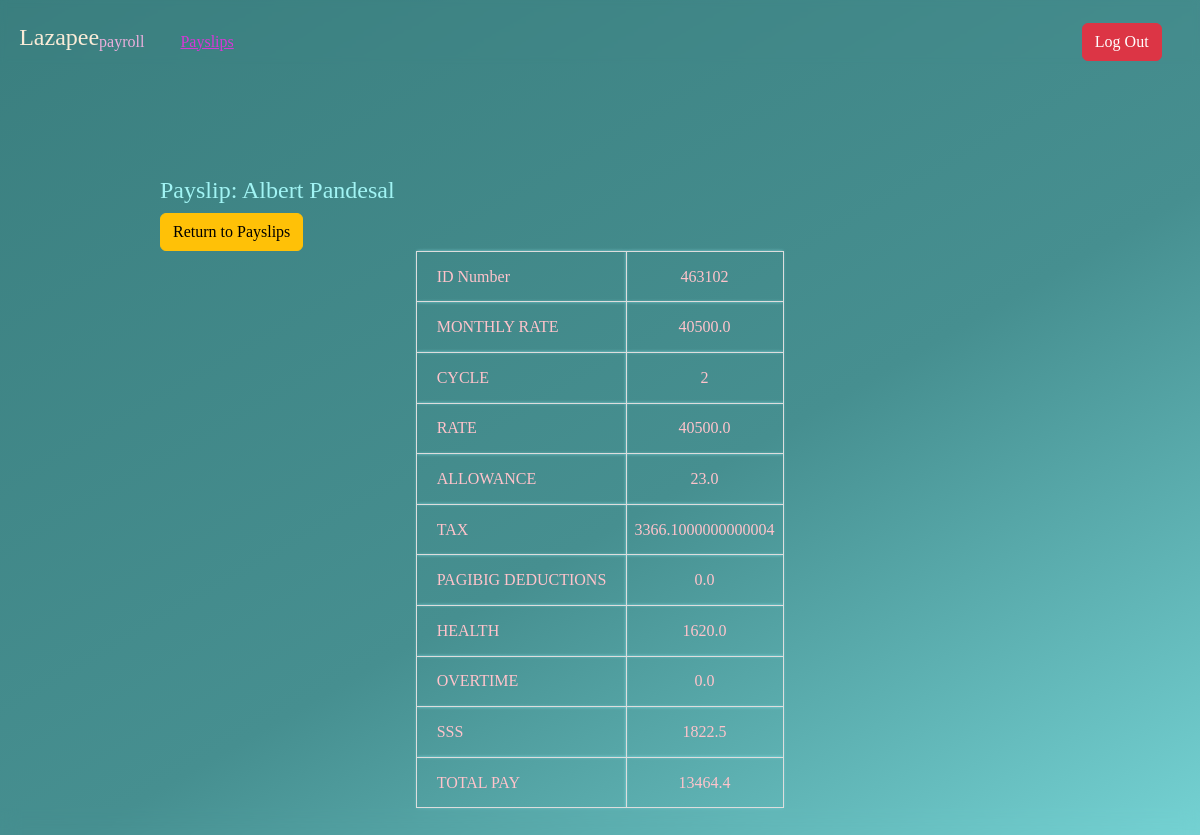
/payDetails/23/ (signed in), run on the app's committed database.
### payroll_app/models.py (models this page shows, shortened)
class Payslip(models.Model):
    id_number = models.ForeignKey(Employee, on_delete=models.CASCADE)
    month = models.CharField(max_length=100)
    year = models.CharField(max_length=100)
    pay_cycle = models.IntegerField(default=0)
    rate = models.FloatField()
    monthlyRate = models.FloatField()
    earnings_allowance = models.FloatField(null=True, blank=True)
    deductions_tax = models.FloatField(null=True, blank=True)
    deductions_health = models.FloatField(null=True, blank=True)
    pag_ibig = models.FloatField(null=True, blank=True)
    overtime = models.FloatField(null=True, blank=True)
    total_pay = models.FloatField()
    sss = models.FloatField(null=True, blank=True)

class Employee(models.Model):
    name = models.CharField(max_length=255)
    id_number = models.CharField(max_length=255)
    rate = models.FloatField()
    overtime_pay = models.FloatField(null=True, blank=True)
    allowance = models.FloatField(null=True, blank=True)

### payroll_app/views.py (the view)
# urls.py: path('payDetails/<int:pk>/', views.payDetails, name = 'payDetails')
@login_required(login_url='log_in')
def payDetails(request, pk):
    payslip = get_object_or_404(Payslip, pk=pk)
    return render(request, 'payroll_app/payDetails.html', {'payslip': payslip,
                                                           })

### payroll_app/templates/payroll_app/payDetails.html (shortened to what this page needs)
{% extends 'payroll_app/base.html' %}
{% block header %}
    <nav class="header">
        <div class="title" style="display: flex">
            <h1>Lazapee</h1>
            <payroll style="color: rgb(236, 175, 221);">payroll</h3>
            <a href="" class="payslips"> Payslips </a>
        </div>
        <div class="buttons" >
            <a href="{% url 'log_out' %}" class="btn btn-danger">Log Out</a>
        </div>
    </nav>
{% endblock %}
{% block form %}
    <div class="deets" >
        <div class="title">
            <h1 style="color: rgb(161, 244, 244);">
                Payslip: {{payslip.id_number.name}}
            </h1>
        </div>
        <table class="slip">
            <tr>
                <td> ID Number </td>
                <td>{{payslip.id_number.id_number}}</td>
            </tr>
             <tr>
                <td> MONTHLY RATE </td>
                <td>{{payslip.monthlyRate}}</td>
            </tr>
            <tr>
                <td> CYCLE </td>
                <td>{{payslip.pay_cycle}}</td>
            </tr>
             <tr>
                <td> RATE </td>
                <td>{{payslip.rate}}</td>
            </tr>
             <tr>
                <td> ALLOWANCE </td>
                <td>{{payslip.earnings_allowance}}</td>
            </tr>
             <tr>
                <td> TAX </td>
                <td>{{payslip.deductions_tax}}</td>
            </tr>
             <tr>
                <td> PAGIBIG DEDUCTIONS </td>
                <td>{{payslip.pag_ibig}}</td>
            </tr>
            <tr>
                <td> HEALTH </td>
                <td>{{payslip.deductions_health}}</td>
            </tr>
            <tr>
                <td> OVERTIME </td>
                <td>{{payslip.overtime}}</td>
            </tr>
            <tr>
                <td> SSS </td>
                <td>{{payslip.sss}}</td>
            </tr>
            <tr>
                <td> TOTAL PAY </td>
                <td>{{payslip.total_pay}}</td>
            </tr>
            <div>
                 <a href="{% url 'payslips' %}" class="btn btn-warning"> Return to Payslips</a>
            </div>
        </table>
    </div>
{% endblock %}

### data on the page
Payslip: id_number.name "Albert Pandesal", id_number.id_number "463102", monthlyRate "40500.0", pay_cycle "2", rate "40500.0", earnings_allowance "23.0", deductions_tax "3366.1000000000004", pag_ibig "0.0", deductions_health "1620.0", overtime "0.0", sss "1822.5", total_pay "13464.4"
